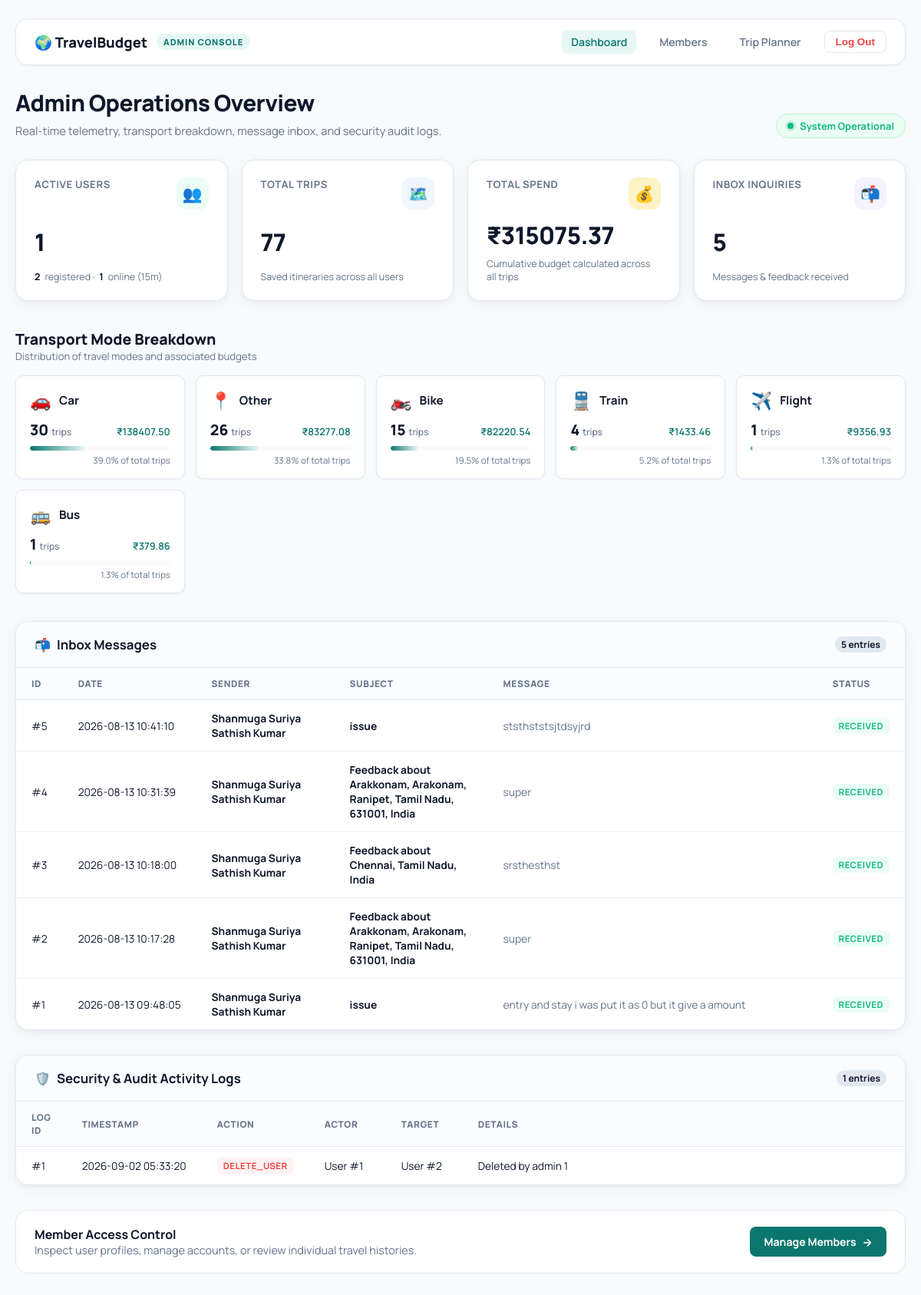
The page /admin/dashboard (signed in) on the database its author committed.
### tables this page shows
CREATE TABLE inbox_entries (
                id INTEGER PRIMARY KEY AUTOINCREMENT,
                user_id INTEGER,
                name TEXT,
                email TEXT,
                subject TEXT,
                message TEXT,
                created_at TEXT DEFAULT CURRENT_TIMESTAMP
            );

CREATE TABLE audit_logs (
            id INTEGER PRIMARY KEY AUTOINCREMENT,
            actor_user_id INTEGER,
            action TEXT,
            target_user_id INTEGER,
            details TEXT,
            created_at TEXT DEFAULT CURRENT_TIMESTAMP
        );

### app.py (the view)
@app.route('/admin/dashboard')
@login_required
@require_admin
def admin_dashboard():
    conn = get_db()
    try:
        total_users = conn.execute("SELECT COUNT(*) FROM users").fetchone()[0]
        active_users = conn.execute("SELECT COUNT(*) FROM users WHERE is_active=1").fetchone()[0]
        online_users = conn.execute("SELECT COUNT(*) FROM users WHERE last_seen > datetime('now','-15 minutes')").fetchone()[0]
    except Exception:
        total_users = active_users = online_users = 0
    try:
        total_trips = conn.execute("SELECT COUNT(*) FROM trips").fetchone()[0]
        total_spend_row = conn.execute("SELECT COALESCE(SUM(total_budget), 0) FROM trips").fetchone()[0]
        total_spend = round(float(total_spend_row), 2) if total_spend_row else 0.0
    except Exception:
        total_trips = 0
        total_spend = 0.0
    transport_breakdown = []
    try:
        rows = conn.execute("""
            SELECT COALESCE(NULLIF(transport_mode, ''), 'other') as mode,
                   COUNT(*) as count,
                   COALESCE(SUM(total_budget), 0) as spend
            FROM trips
            GROUP BY mode
            ORDER BY count DESC
        """).fetchall()
        grand_trips = sum(r["count"] for r in rows) or 1
        mode_icons = {
            "car": "🚗",
            "bike": "🏍️",
            "bus": "🚌",
            "train": "🚆",
            "flight": "✈️",
            "walk": "🚶",
            "other": "📍",
        }
        transport_breakdown = [
            {
                "mode": r["mode"],
                "label": r["mode"].capitalize(),
                "icon": mode_icons.get(r["mode"].lower(), "📍"),
                "count": r["count"],
                "spend": round(float(r["spend"]), 2),
                "percentage": round((r["count"] / grand_trips) * 100, 1),
            }
            for r in rows
        ]
    except Exception:
        transport_breakdown = []
    recent_audits = []
    try:
        rows = conn.execute("""
            SELECT id, actor_user_id, action, target_user_id, details, created_at
            FROM audit_logs
            ORDER BY id DESC
            LIMIT 15
        """).fetchall()
        recent_audits = [dict(r) for r in rows]
    except Exception:
        recent_audits = []
    feedback_count = 0
    inbox_entries = []
    try:
        feedback_count = conn.execute("SELECT COUNT(*) FROM inbox_entries").fetchone()[0]
        fb_rows = conn.execute("""
            SELECT id, user_id, name, email, subject, message, created_at
            FROM inbox_entries
            ORDER BY id DESC
            LIMIT 25
        """).fetchall()
        inbox_entries = [dict(r) for r in fb_rows]
    except Exception:
        feedback_count = 0
        inbox_entries = []
    conn.close()
    return render_template(
        'admin_dashboard.html',
        total_users=total_users,
        active_users=active_users,
        online_users=online_users,
        total_trips=total_trips,
        total_spend=total_spend,
        transport_breakdown=transport_breakdown,
        recent_audits=recent_audits,
        feedback_count=feedback_count,
        inbox_entries=inbox_entries,
    )

### app.py (called while the page is built)
def get_db():
    conn = sqlite3.connect("travel_budget.db")
    conn.row_factory = sqlite3.Row
    return conn

@app.before_request
def update_last_seen():
    user_id = session.get('user_id')
    if user_id:
        try:
            conn = get_db()
            conn.execute('UPDATE users SET last_seen = CURRENT_TIMESTAMP WHERE id = ?', (user_id,))
            conn.commit()
            conn.close()
        except Exception:
            pass

@app.context_processor
def inject_user():
    is_admin = False
    logged_in = 'user_id' in session
    user_name = session.get('user_name')
    if logged_in:
        try:
            conn = get_db()
            row = conn.execute('SELECT is_admin FROM users WHERE id=?', (session['user_id'],)).fetchone()
            conn.close()
            is_admin = False
            if row:
                try:
                    is_admin = bool(row['is_admin'])
                except Exception:
                    is_admin = False
        except Exception:
            is_admin = False
    return dict(is_admin=is_admin, logged_in=logged_in, user_name=user_name)

def login_required(view):
    @wraps(view)
    def wrapped_view(*args, **kwargs):
        if "user_id" not in session:
            return redirect(url_for("login", next=request.path))
        return view(*args, **kwargs)
    return wrapped_view

def require_admin(view):
    @wraps(view)
    def wrapped_admin(*args, **kwargs):
        if "user_id" not in session:
            return redirect(url_for("login", next=request.path))
        conn = get_db()
        user = conn.execute("SELECT is_admin FROM users WHERE id=?", (session["user_id"],)).fetchone()
        conn.close()
        is_admin = False
        if not user:
            return Response("Forbidden", status=403)
        try:
            is_admin = bool(user['is_admin'])
        except Exception:
            is_admin = False
        if not is_admin:
            return Response("Forbidden", status=403)
        return view(*args, **kwargs)
    return wrapped_admin

### templates/admin_dashboard.html (shortened to what this page needs)
<!doctype html>
<html lang="en">
<head>
  <link rel="stylesheet" href="{{ url_for('static', filename='style.css') }}">
  <link rel="stylesheet" href="{{ url_for('static', filename='admin.css') }}">
</head>
<body>
  <div class="admin-shell">
    <header class="admin-navbar">
      <div class="brand-wrap">
        <a href="/" class="brand-link">🌍 TravelBudget</a>
        <span class="admin-badge-pill">Admin Console</span>
      </div>
      <nav class="nav-links">
        <a href="/admin/dashboard" class="nav-link active">Dashboard</a>
        <a href="/admin/members" class="nav-link">Members</a>
        <a href="/planner" class="nav-link">Trip Planner</a>
        <form id="logout-form" action="/logout" method="post" style="display:inline; margin:0;">
          <button type="submit" class="logout-btn-nav">Log Out</button>
        </form>
      </nav>
    </header>
    <section class="admin-header">
      <div>
        <h1>Admin Operations Overview</h1>
        <p>Real-time telemetry, transport breakdown, message inbox, and security audit logs.</p>
      </div>
      <div class="status-pill">
        <span class="status-dot"></span>
        <span>System Operational</span>
      </div>
    </section>
    <section class="dashboard-section">
      <div class="kpi-grid">
        <div class="kpi-card">
          <div class="kpi-top">
            <p class="kpi-label">Active Users</p>
            <div class="kpi-icon" style="background:#ecfdf5; color:#10b981;">👥</div>
          </div>
          <div class="kpi-value">{{ active_users }}</div>
          <p class="kpi-meta"><strong>{{ total_users }}</strong> registered · <strong>{{ online_users }}</strong> online (15m)</p>
        </div>
        <div class="kpi-card">
          <div class="kpi-top">
            <p class="kpi-label">Total Trips</p>
            <div class="kpi-icon" style="background:#eff6ff; color:#3b82f6;">🗺️</div>
          </div>
          <div class="kpi-value">{{ total_trips }}</div>
          <p class="kpi-meta">Saved itineraries across all users</p>
        </div>
        <div class="kpi-card">
          <div class="kpi-top">
            <p class="kpi-label">Total Spend</p>
            <div class="kpi-icon" style="background:#fef3c7; color:#d97706;">💰</div>
          </div>
          <div class="kpi-value">₹{{ '%.2f'|format(total_spend) }}</div>
          <p class="kpi-meta">Cumulative budget calculated across all trips</p>
        </div>
        <div class="kpi-card">
          <div class="kpi-top">
            <p class="kpi-label">Inbox Inquiries</p>
            <div class="kpi-icon" style="background:#f5f3ff; color:#8b5cf6;">📬</div>
          </div>
          <div class="kpi-value">{{ feedback_count }}</div>
          <p class="kpi-meta">Messages & feedback received</p>
        </div>
      </div>
    </section>
    <section class="dashboard-section">
      <div class="section-head">
        <div>
          <h2>Transport Mode Breakdown</h2>
          <p>Distribution of travel modes and associated budgets</p>
        </div>
      </div>
      {% if transport_breakdown %}
      <div class="transport-grid">
        {% for item in transport_breakdown %}
        <div class="transport-card">
          <div class="transport-head">
            <span class="transport-icon">{{ item.icon }}</span>
            <span class="transport-title">{{ item.label }}</span>
          </div>
          <div class="transport-stats">
            <span class="transport-count">{{ item.count }} <small style="font-size:0.75rem; color:var(--text-muted); font-weight:500;">trips</small></span>
            <span class="transport-spend">₹{{ '%.2f'|format(item.spend) }}</span>
          </div>
          <div class="transport-bar-bg">
            <div class="transport-bar-fill" style="width: {{ item.percentage }}%;"></div>
          </div>
          <div class="transport-pct">{{ item.percentage }}% of total trips</div>
        </div>
        {% endfor %}
      </div>
      {% endif %}
    </section>
    <div class="tables-grid">
      <section class="dashboard-section" style="margin-bottom:0;">
        <div class="table-card">
          <div class="table-card-head">
            <h3><span>📬</span> Inbox Messages</h3>
            <span class="count-pill">{{ inbox_entries|length }} entries</span>
          </div>
          {% if inbox_entries %}
          <div class="table-responsive">
            <table class="modern-table">
              <thead>
                <tr>
                  <th style="width: 60px;">ID</th>
                  <th style="width: 150px;">Date</th>
                  <th style="width: 180px;">Sender</th>
                  <th style="width: 200px;">Subject</th>
                  <th>Message</th>
                  <th style="width: 90px;">Status</th>
                </tr>
              </thead>
              <tbody>
                {% for entry in inbox_entries %}
                <tr>
                  <td>#{{ entry.id }}</td>
                  <td class="date-text">{{ entry.created_at }}</td>
                  <td>
                    <strong>{{ entry.name or 'Anonymous User' }}</strong>
                  </td>
                  <td><strong>{{ entry.subject or 'Trip Feedback' }}</strong></td>
                  <td><div class="message-preview" title="{{ entry.message }}">{{ entry.message }}</div></td>
                  <td><span class="badge badge-success">Received</span></td>
                </tr>
                {% endfor %}
              </tbody>
            </table>
          </div>
          {% else %}
          <div class="empty-state">
            <div class="empty-state-icon">📭</div>
            <p>Your inbox is empty. No user feedback messages received yet.</p>
          </div>
          {% endif %}
        </div>
      </section>
      <section class="dashboard-section" style="margin-bottom:0;">
        <div class="table-card">
          <div class="table-card-head">
            <h3><span>🛡️</span> Security & Audit Activity Logs</h3>
            <span class="count-pill">{{ recent_audits|length }} entries</span>
          </div>
          {% if recent_audits %}
          <div class="table-responsive">
            <table class="modern-table">
              <thead>
                <tr>
                  <th style="width: 60px;">Log ID</th>
                  <th style="width: 160px;">Timestamp</th>
                  <th style="width: 140px;">Action</th>
                  <th style="width: 100px;">Actor</th>
                  <th style="width: 100px;">Target</th>
                  <th>Details</th>
                </tr>
              </thead>
              <tbody>
                {% for log in recent_audits %}
                <tr>
                  <td>#{{ log.id }}</td>
                  <td class="date-text">{{ log.created_at }}</td>
                  <td>
                    {% if 'delete' in (log.action|lower) %}
                    <span class="badge badge-danger">{{ log.action }}</span>
                    {% elif 'create' in (log.action|lower) %}
                    <span class="badge badge-success">{{ log.action }}</span>
                    {% else %}
                    <span class="badge badge-info">{{ log.action }}</span>
                    {% endif %}
                  </td>
                  <td>User #{{ log.actor_user_id }}</td>
                  <td>{% if log.target_user_id %}User #{{ log.target_user_id }}{% else %}—{% endif %}</td>
                  <td>{{ log.details }}</td>
                </tr>
                {% endfor %}
              </tbody>
            </table>
          </div>
          {% else %}
          <div class="empty-state">
            <div class="empty-state-icon">📋</div>
            <p>No recent administrative audit activity recorded.</p>
          </div>
          {% endif %}
        </div>
      </section>
    </div>
    <section class="actions-card">
      <div>
        <strong>Member Access Control</strong>
        <p>Inspect user profiles, manage accounts, or review individual travel histories.</p>
      </div>
      <a href="{{ url_for('admin_members') }}" class="btn-admin">
        <span>Manage Members</span>
        <span>→</span>
      </a>
    </section>
  </div>
</body>
</html>

### static/style.css (style rules this page uses)
* { margin: 0; padding: 0; box-sizing: border-box; }
body { font-family: 'Segoe UI', Tahoma, sans-serif; background: linear-gradient(135deg, #667eea, #764ba2); min-height: 100vh; padding: 30px; color: #2c3e50; }
h1 { color: #2c3e50; }
button { padding: 14px 24px; background: #4f46e5; color: white; border: none; border-radius: 10px; cursor: pointer; font-size: 15px; font-weight: 600; }

### rows shown on the page
inbox_entries: id "5", created_at "2026-08-13 10:41:10", name "Shanmuga Suriya Sathish Kumar", subject "issue", message "ststhststsjtdsyjrd"
inbox_entries: id "4", created_at "2026-08-13 10:31:39", name "Shanmuga Suriya Sathish Kumar", subject "Feedback about Arakkonam, Arakonam, Ranipet, Tamil Nadu, 631001, India", message "super"
inbox_entries: id "3", created_at "2026-08-13 10:18:00", name "Shanmuga Suriya Sathish Kumar", subject "Feedback about Chennai, Tamil Nadu, India", message "srsthesthst"
inbox_entries: id "2", created_at "2026-08-13 10:17:28", name "Shanmuga Suriya Sathish Kumar", subject "Feedback about Arakkonam, Arakonam, Ranipet, Tamil Nadu, 631001, India", message "super"
inbox_entries: id "1", created_at "2026-08-13 09:48:05", name "Shanmuga Suriya Sathish Kumar", subject "issue", message "entry and stay i was put it as 0 but it give a amount"
audit_logs: id "1", created_at "2026-09-02 05:33:20", action "DELETE_USER", actor_user_id "1", target_user_id "2", details "Deleted by admin 1"

### other values the page prints
{{ active_users }} "1"
{{ total_users }} "2"
{{ online_users }} "1"
{{ total_trips }} "77"
{{ '%.2f'|format(total_spend) }} "315075.37"
{{ feedback_count }} "5"
{{ item.icon }} "🚗" "📍" "🏍️" "🚆" "✈️" "🚌"
{{ item.label }} "Car" "Other" "Bike" "Train" "Flight" "Bus"
{{ item.count }} "30" "26" "15" "4" "1" "1"
{{ '%.2f'|format(item.spend) }} "138407.50" "83277.08" "82220.54" "1433.46" "9356.93" "379.86"
{{ item.percentage }} "39.0" "33.8" "19.5" "5.2" "1.3" "1.3"
{{ inbox_entries|length }} "5"
{{ recent_audits|length }} "1"
